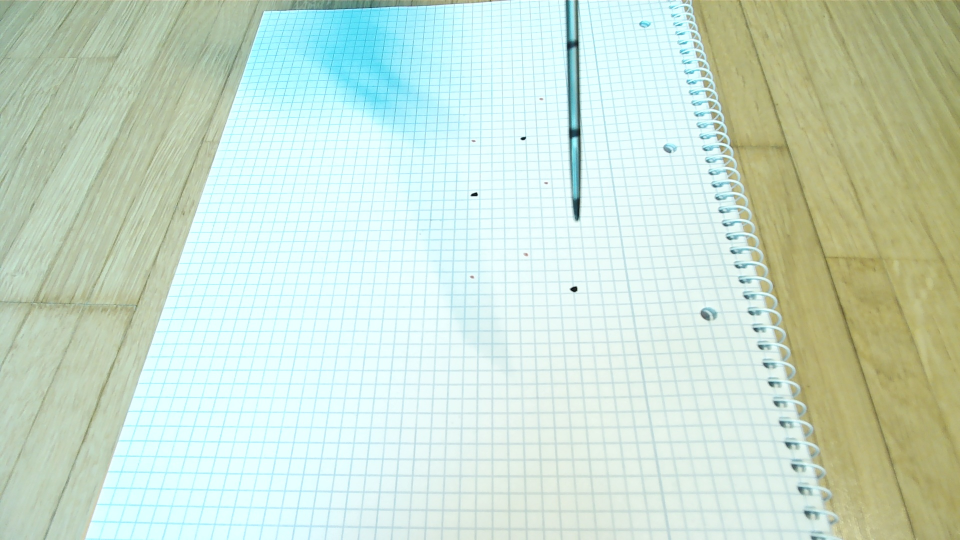
#> input picture evidence/descend/20261026T161713/001_ugreen.jpg, 1920 x 1080 px (shown at 1/2 size)
$ python -i tip_motion.py   (imports and definitions only)
#> lines starting #> are read from the running program, lines starting #| are printed output that depends on the picture; after the words box and inside, x2 and y2 are one past the last pixel; in counts of white or black regions, pixels touching at a corner belong together
#> further down, picture is the input picture: shape (1080, 1920, 3); mean B, G, R 204.4, 220.7, 200.6
### tools/paper_grid.py
#!/usr/bin/env python3
"""Metric paper frame from the 5 mm ruling of the grid sheet: grid lines -> numbered intersections.

Each camera that sees the sheet gets (paper mm, image px) pairs; cv2.calibrateCamera / solvePnP then
gives its pose in the paper frame (x, y on the sheet, z up from it). The origin and axis direction
are arbitrary per image (the ruling repeats); the ink dots fix them across cameras.

    .venv/Scripts/python tools/paper_grid.py IMAGE      # calibrate from one view, print K, pose, residual
"""
from __future__ import annotations

import argparse

import cv2
import numpy as np

SQUARE_MM = 5.0


def ruling_mask(image: np.ndarray) -> np.ndarray:
    """Thin dark lines on bright paper, restricted to the large connected net (drops wood grain)."""
    red = image[:, :, 2].astype(np.float32)  # blue-grey ruling is darkest in red
    hat = cv2.morphologyEx(red, cv2.MORPH_BLACKHAT, cv2.getStructuringElement(cv2.MORPH_RECT, (9, 9)))
    mask = (hat > 6).astype(np.uint8)
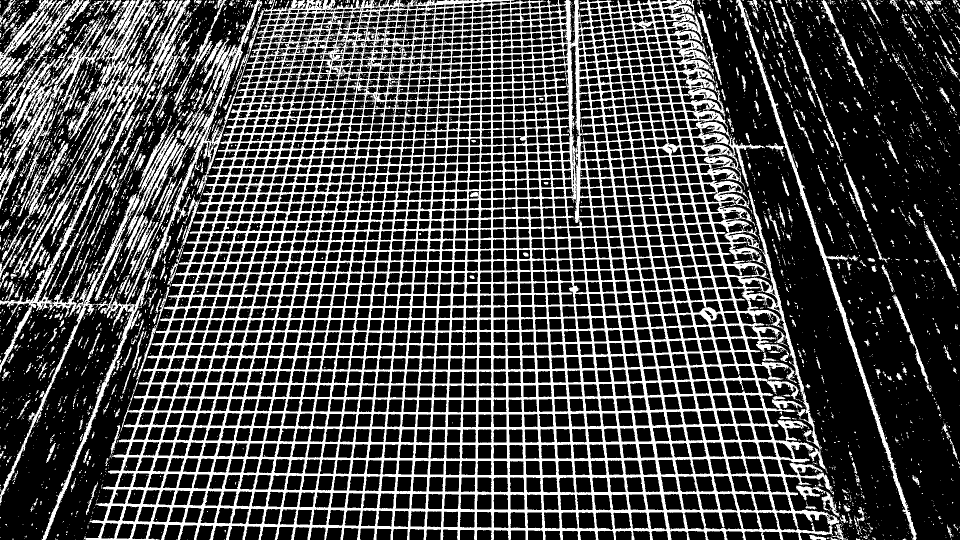
#> mask: shape (1080, 1920) (shown at 1/2 size); values 0 (black) and 1 (white), 28% white; 5316 white regions (4678 under 20 px), largest, box (x1, y1, x2, y2) and area: (0, 0, 1679, 1080) 454877, (0, 0, 259, 417) 10535, (1472, 0, 1834, 1080) 8679
    count, labels, stats, _ = cv2.connectedComponentsWithStats(mask, connectivity=8)
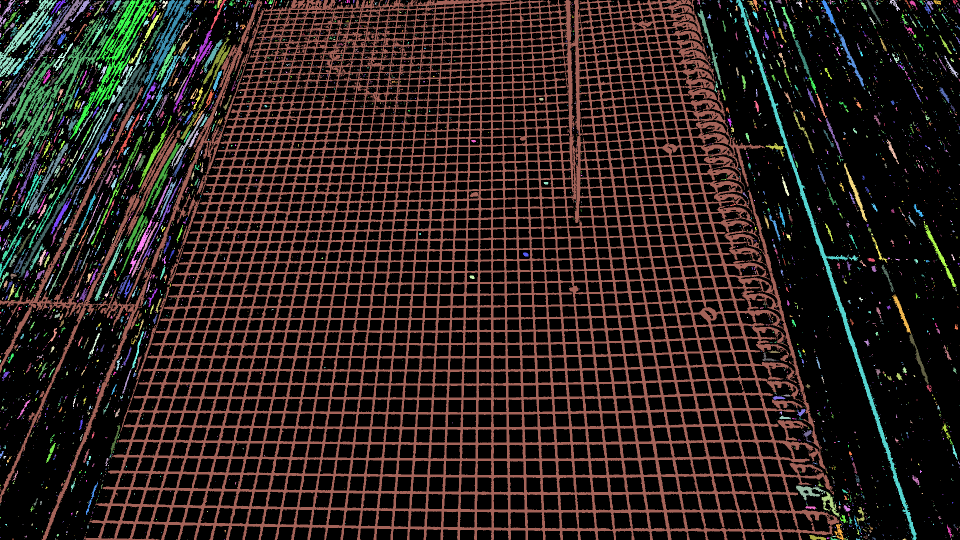
#> labels: shape (1080, 1920) int32 (shown at 1/2 size); 5317 distinct labels, from 0 to 5316; one colour per label, 0 black
#> count = 5317
    keep = [i for i in range(1, count) if stats[i, cv2.CC_STAT_AREA] > 0.02 * mask.size * 0.05]
#> keep = [5, 16, 17, 21, 32, 54, 1322, 2525]
    return np.isin(labels, keep).astype(np.uint8) * 255
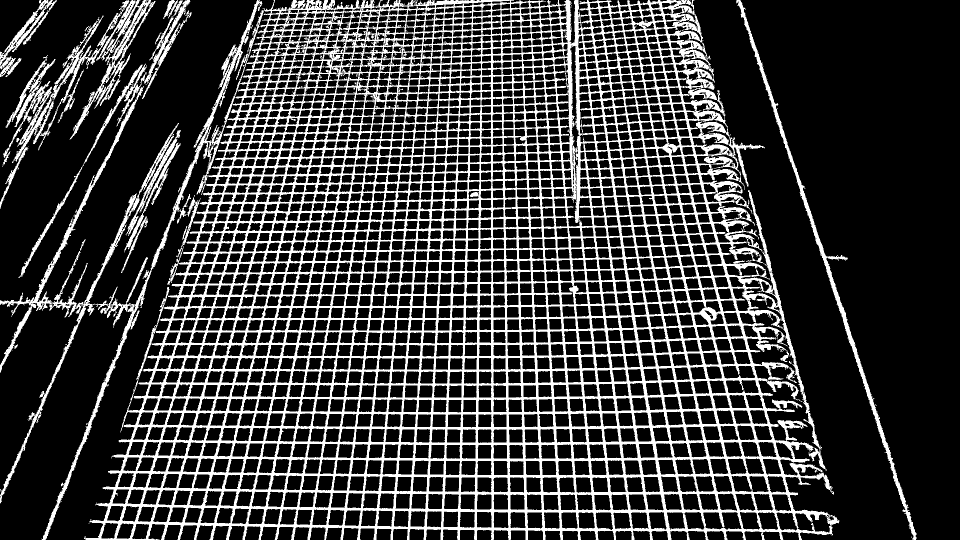
#> returned value: shape (1080, 1920) (shown at 1/2 size); 23.7% white; 8 white regions, largest, box (x1, y1, x2, y2) and area: (0, 0, 1679, 1080) 454877, (0, 0, 259, 417) 10535, (1472, 0, 1834, 1080) 8679


def _family(mask: np.ndarray, angles: np.ndarray, length: int = 31) -> np.ndarray:
    """Pixels on long straight strokes at one of `angles` (deg from the image x axis): the mask
    opened with a line kernel per angle."""
#> called with angles = array of shape (11,), length = 31
    out = np.zeros_like(mask)
    c = length // 2
    for a in angles:
        kernel = np.zeros((length, length), np.uint8)
        dx, dy = c * np.cos(np.radians(a)), c * np.sin(np.radians(a))
        cv2.line(kernel, (int(round(c - dx)), int(round(c - dy))), (int(round(c + dx)), int(round(c + dy))), 1)
        out |= cv2.morphologyEx(mask, cv2.MORPH_OPEN, kernel)
#> this loop made 11 passes
#> (a, dx, dy) on passes 1, 2, 3, 4, 5, 6, 7, 9, 10, 11: (-20, 14.1, -5.13), (-16, 14.42, -4.13), (-12, 14.67, -3.12), (-8, 14.85, -2.09), (-4, 14.96, -1.05), (0, 15, 0), (4, 14.96, 1.05), (12, 14.67, 3.12), (16, 14.42, 4.13), (20, 14.1, 5.13)
#> (dx, dy) on pass 8: (14.85, 2.09)
#> kernel: shape (31, 31); values 0 (black) and 1 (white), 3% white in thin lines or dots, all inside (x1, y1, x2, y2) = (1, 10, 30, 21)
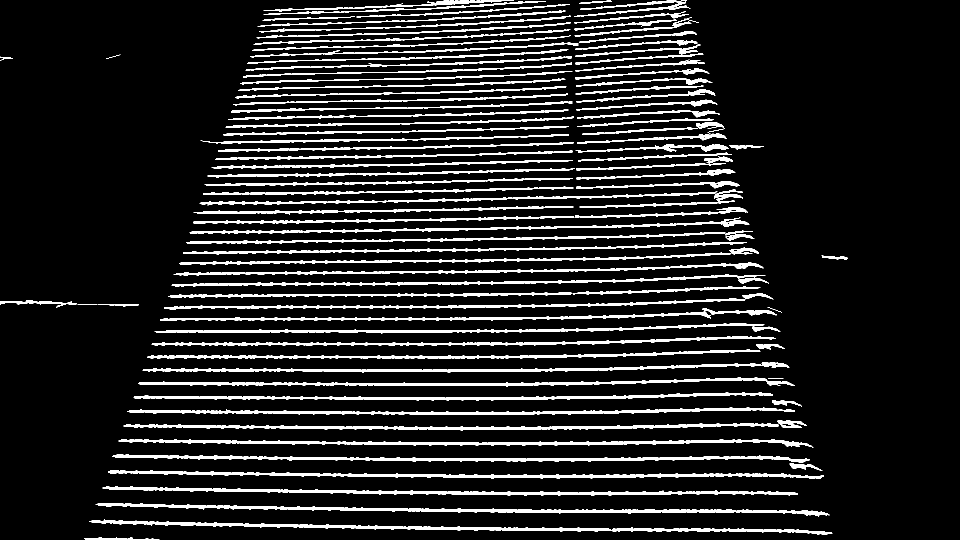
#> out: shape (1080, 1920) (shown at 1/2 size); 11.5% white; 106 white regions, largest, box (x1, y1, x2, y2) and area: (179, 1039, 1665, 1070) 8368, (191, 1006, 1659, 1033) 8349, (216, 940, 1648, 958) 7736
    return out


def crossings(mask: np.ndarray) -> np.ndarray:
    """Sub-pixel centres where a near-horizontal and a steep ruling stroke overlap (Nx2)."""
    rows = cv2.dilate(_family(mask, np.arange(-20, 21, 4)), np.ones((3, 3), np.uint8))
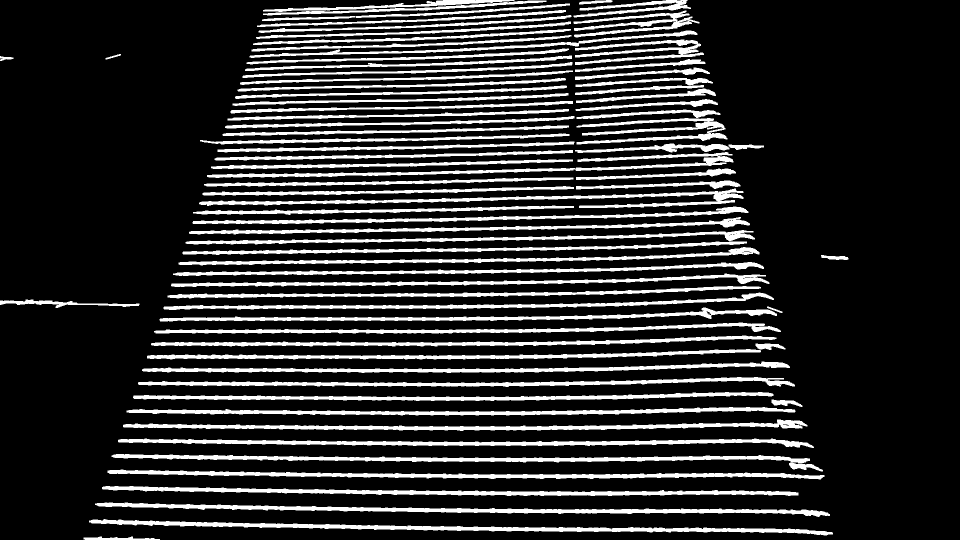
#> rows: shape (1080, 1920) (shown at 1/2 size); 17.8% white; 78 white regions, largest, box (x1, y1, x2, y2) and area: (178, 1038, 1666, 1071) 11750, (190, 1005, 1660, 1034) 11653, (223, 908, 1646, 943) 11159
    cols = cv2.dilate(_family(mask, np.arange(50, 131, 4)), np.ones((3, 3), np.uint8))
#> call 2 of _family, with angles = array of shape (21,), length = 31
#> the loop in _family (call 2), `for a in angles:` made 21 passes
#> (a, dx, dy) on passes 1 to 12: (50, 9.64, 11.49), (54, 8.82, 12.14), (58, 7.95, 12.72), (62, 7.04, 13.24), (66, 6.1, 13.7), (70, 5.13, 14.1), (74, 4.13, 14.42), (78, 3.12, 14.67), (82, 2.09, 14.85), (86, 1.05, 14.96), (90, 9.18e-16, 15), (94, -1.05, 14.96)
#> after the loop in _family (call 2), `for a in angles:`: kernel: shape (31, 31); values 0 (black) and 1 (white), 2.4% white in thin lines or dots, all inside (x1, y1, x2, y2) = (5, 4, 26, 27)
#> after the loop in _family (call 2), `for a in angles:`:
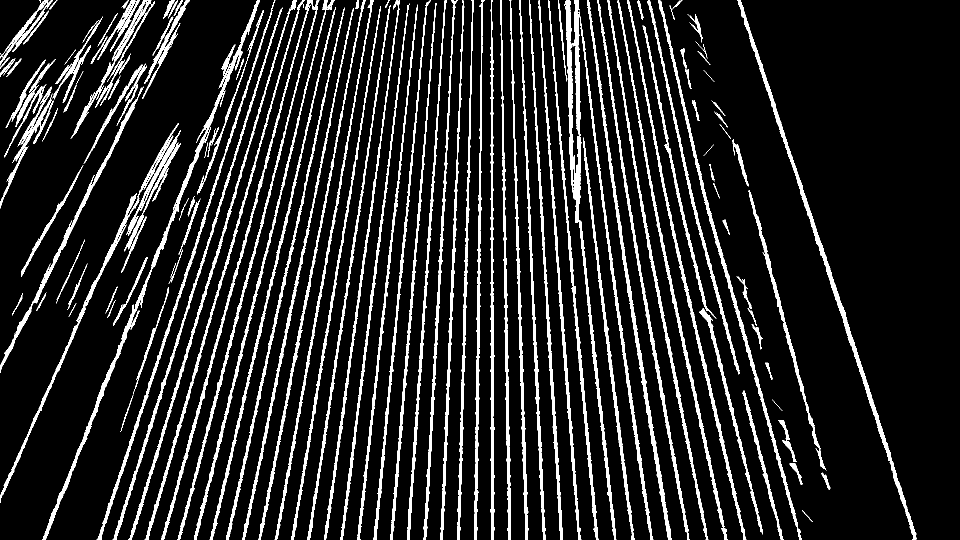
#> out: shape (1080, 1920) (shown at 1/2 size); 13.1% white; 142 white regions, largest, box (x1, y1, x2, y2) and area: (1128, 0, 1307, 1080) 11348, (322, 0, 639, 1080) 9977, (1474, 0, 1833, 1080) 8156
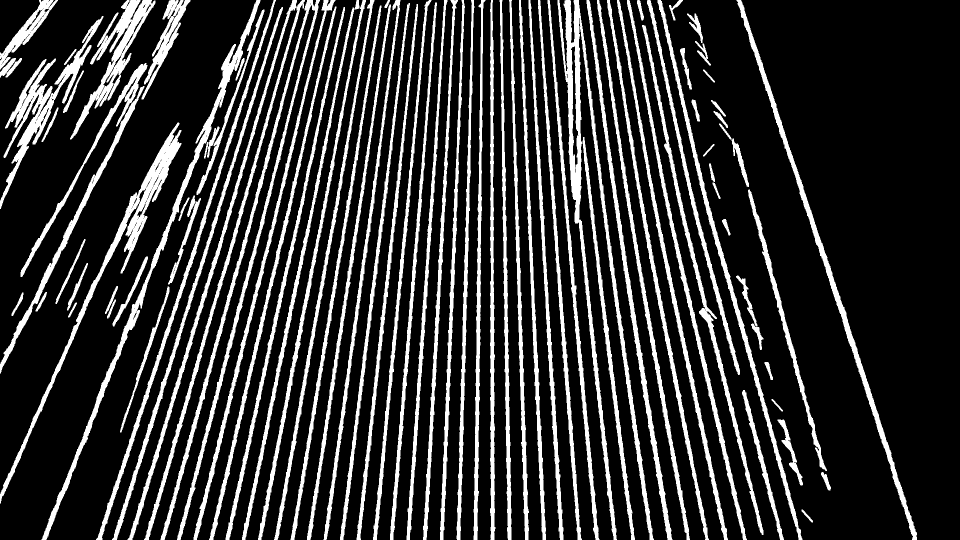
#> cols: shape (1080, 1920) (shown at 1/2 size); 20.2% white; 90 white regions, largest, box (x1, y1, x2, y2) and area: (1115, 0, 1308, 1080) 21499, (255, 0, 610, 1080) 15754, (321, 0, 640, 1080) 15632
    count, _, stats, centres = cv2.connectedComponentsWithStats((rows & cols), connectivity=8)
#> count = 2317; stats = 2317 rows, first 6: [0, 0, 1920, 1080, 1955324], [888, 0, 7, 11, 65], [901, 0, 15, 10, 106], [923, 0, 6, 8, 35], [942, 0, 6, 7, 38], [962, 0, 9, 6, 44]; centres = 2317 pairs, first value 8.76 to 1647.6, second value 0.615 to 1077.6
    area = stats[1:, cv2.CC_STAT_AREA]
#> area = 2316 values, max 366 at index 1657, min 1 at index 63, mean 51.07
    return centres[1:][(area >= 4) & (area <= 200)].astype(np.float32)


def number(points: np.ndarray, seed: np.ndarray, patch: float = 120.0) -> tuple[np.ndarray, np.ndarray]:
    """Integer lattice (i, j) per crossing. A neighbour walk numbers a small patch around `seed`
    (short walks cannot slip); its homography then labels every crossing by rounding, and the fit is
    regrown until the labelled set stops changing. Returns (ij, px) for labelled crossings.

    Hough lines were tried first and failed on this dense grid: a slightly tilted line collects votes
    from every ruling line it crosses (~15k phantom lines per family). A whole-sheet walk slipped by
    one row behind dots and the needle."""
    start = int(np.argmin(np.linalg.norm(points - seed, axis=1)))
    near = np.argsort(np.linalg.norm(points - points[start], axis=1))[1:9]
    steps = points[near] - points[start]
    a = steps[np.argmax(np.abs(steps[:, 0]) - np.abs(steps[:, 1]))]  # most horizontal neighbour
    b = steps[np.argmax(np.abs(steps[:, 1]) - np.abs(steps[:, 0]))]  # most vertical neighbour
    a = a if a[0] > 0 else -a
    b = b if b[1] > 0 else -b
    ij = {start: (0, 0)}
    queue = [start]
    while queue:
        k = queue.pop()
        i, j = ij[k]
        for d, di, dj in ((a, 1, 0), (-a, -1, 0), (b, 0, 1), (-b, 0, -1)):
            dist = np.linalg.norm(points - (points[k] + d), axis=1)
            m = int(np.argmin(dist))
            if dist[m] > 0.25 * np.linalg.norm(d) or m in ij or np.linalg.norm(points[m] - points[start]) > patch:
                continue
            ij[m] = (i + di, j + dj)
            queue.append(m)
    keys = np.array(list(ij))
    if len(keys) < 6:
        raise ValueError(f"only {len(keys)} crossings around the seed")
    lattice = np.array([ij[k] for k in keys], np.float32)
    labelled = keys
    for _ in range(8):
        h, _ = cv2.findHomography(lattice, points[labelled], cv2.RANSAC, 3.0)
        guess = cv2.perspectiveTransform(points[None], np.linalg.inv(h))[0]
        rounded = np.round(guess)
        close = np.linalg.norm(guess - rounded, axis=1) < 0.2
        # grow outward gradually: only crossings within the fitted region plus a margin of 6 squares
        span = (lattice.min(0) - 6, lattice.max(0) + 6)
        inside = np.all((rounded >= span[0]) & (rounded <= span[1]), axis=1)
        nxt = np.nonzero(close & inside)[0]
        if len(nxt) == len(labelled) and np.array_equal(nxt, labelled):
            break
        labelled, lattice = nxt, rounded[nxt].astype(np.float32)
    return lattice.astype(np.int32), points[labelled]


def grid_points(image: np.ndarray, seed: tuple[float, float] | None = None) -> tuple[np.ndarray, np.ndarray, np.ndarray]:
    """(paper mm Nx3, image px Nx2, ruling mask). x runs along the near-horizontal ruling, y along
    the steep one, z = 0 on the sheet. Mis-labelled crossings are trimmed later by calibrate()."""
    mask = ruling_mask(image)
    pts = crossings(mask)
#> pts = 2292 pairs, first value 8.76 to 1647.6, second value 0.615 to 1077.6
    h, w = image.shape[:2]
#> h = 1080; w = 1920
    first = [seed] if seed is not None else []
    # a seed on a dot, the needle or a blurred patch numbers too little: try a few, keep the largest
    best = None
    for sd in first + [(w / 2, h / 2), (w / 2, h * 0.75), (w * 0.35, h * 0.6), (w * 0.65, h * 0.6), (w / 2, h * 0.35)]:
        try:
            ij, px = number(pts, np.array(sd, np.float32))
        except (ValueError, cv2.error):
            continue
        if best is None or len(ij) > len(best[0]):
            best = (ij, px)
#> this loop made 6 passes
#> (start in number, near in number, a in number, b in number, ij) on passes 1 to 6: (1935, [1894, 1981, 1936, 1934, 1893, 1895, 1982, 1980], [29.99, 0.0119], [-0.488, 28.99], {1935: (0, 0)}), (1478, [1424, 1521, 1477, 1467, 1435, 1522, 1425, 1520], [26.88, -0.48], [-0.113, 22.05], {1478: (0, 0)}), (1935, [1894, 1981, 1936, 1934, 1893, 1895, 1982, 1980], [29.99, 0.0119], [-0.488, 28.99], {1935: (0, 0)}), (1670, [1627, 1711, 1669, 1671, 1626, 1712, 1628, 1710], [27.45, -0.00061], [-2.99, 24.95], {1670: (0, 0)}), (1692, [1645, 1738, 1693, 1691, 1646, 1737, 1733, 1649], [29.04, -0.595], [3.49, 25.93], {1692: (0, 0)}), (1128, [1085, 1170, 1133, 1129, 1090, 1171, 1086, 1175], [24.5, -1], [-0.0637, 18.45], {1128: (0, 0)})
    if best is None:
        raise RuntimeError("paper grid: no seed numbered enough crossings")
    ij, px = best
#> ij = 1770 pairs, first value -25 to 21, second value -26 to 27; px = 1770 pairs, first value 198.7 to 1428.7, second value 0.615 to 1077.6
    obj = np.column_stack([ij[:, 0] * SQUARE_MM, ij[:, 1] * SQUARE_MM, np.zeros(len(ij))]).astype(np.float32)
#> obj = 1770 rows, first 8: [-20, -130, 0], [-15, -130, 0], [-10, -130, 0], [-5, -130, 0], [0, -130, 0], [5, -130, 0], [10, -130, 0], [15, -130, 0]
    return obj, px, mask


# [39 lines left out: functions calibrate, main, not called in this run]


# [2 lines that do not run on import are left out]

### tools/tip_motion.py
#!/usr/bin/env python3
"""Needle tip in 3D by moving the robot: UGREEN-only triangulation over a known pure translation.

Strafing (mecanum, no turn) moves camera and needle together, so the tip moves exactly as far as the
arm camera. The arm camera measures that move itself: grid pose per frame, with the frames tied by
matching the dark blobs (ink dots, holes, binding) it sees in both - same camera, same light, small
move, so unlike cross-camera dot pairing this match is unambiguous. The UGREEN's rays to the tip at
each robot position, with those displacements, triangulate the tip; the arm camera's ray in the
first frame then gives the tip offset in the arm-camera frame. No pairing across the two cameras.

    .venv/Scripts/python tools/tip_motion.py --near 1142 204      # strafe left twice, then measure
    .venv/Scripts/python tools/tip_motion.py --near 882 136 --from evidence/tip_motion/<run>  # re-analyse
Moves the robot base (gateway /drive, 0.3 s pulses); the arm does not move.
"""
from __future__ import annotations

import argparse
import json
import subprocess
import sys
import time
from pathlib import Path

import cv2
import numpy as np

sys.path.insert(0, str(Path(__file__).resolve().parent))
import paper_grid as pg  # noqa: E402
import tip_triangulate as tt  # noqa: E402
from rig_io import ROBOT, Camera  # noqa: E402

DRIVE = ("set -a; source ~/hwr/config/hwr.env; set +a; curl -s -X POST localhost:8090/drive "
         "-H \"Authorization: Bearer $HWR_GATEWAY_TOKEN\" -H 'Content-Type: application/json' -d '{body}'")


# [7 lines left out: function drive, not called in this run]


def arm_view(image: np.ndarray) -> tuple[np.ndarray, np.ndarray, np.ndarray]:
    """(R, t, blob sheet points) in this frame's own grid numbering."""
    obj, px, _ = pg.grid_points(image, seed=(image.shape[1] / 2, image.shape[0] * 0.75))
    ok, r, t, inliers = cv2.solvePnPRansac(obj, px, tt.ARM_K, tt.ARM_D, reprojectionError=2.0)
#> ok = True; r = [-0.223, 0.531, 0.258]; t = [151.5, 74.28, 92.96]; inliers = [57, 87, 115, 167, 192, 216, 307]
    if not ok or len(inliers) < 100:
#> (the run stopped early here; a loop or call above may not have finished)
